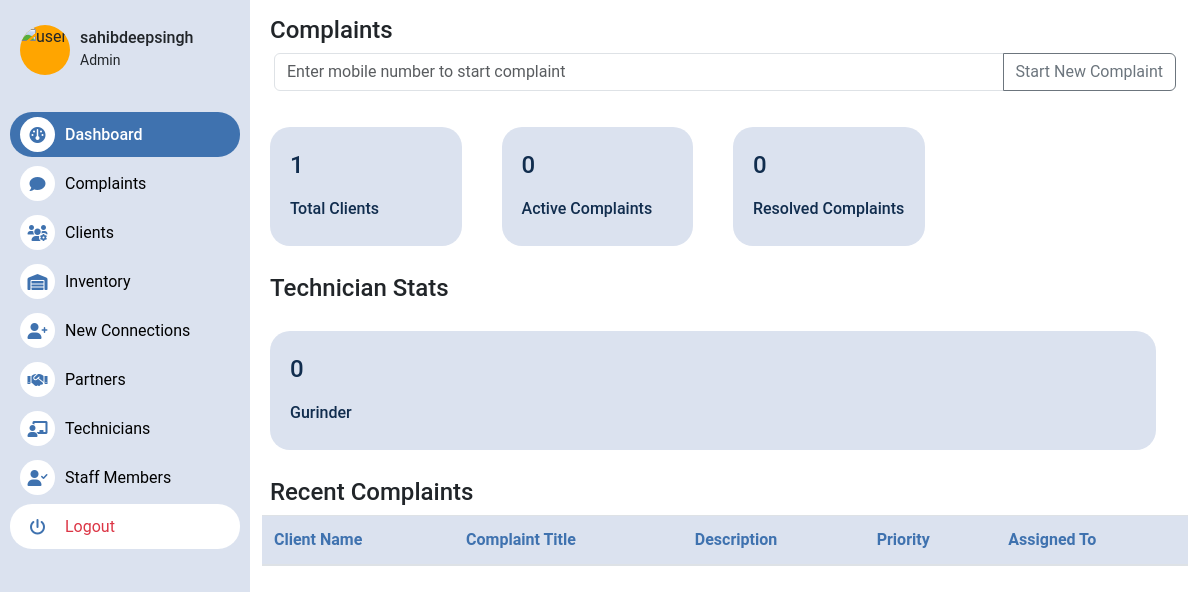
The page /complaints/ (signed in) on the database as committed earlier.
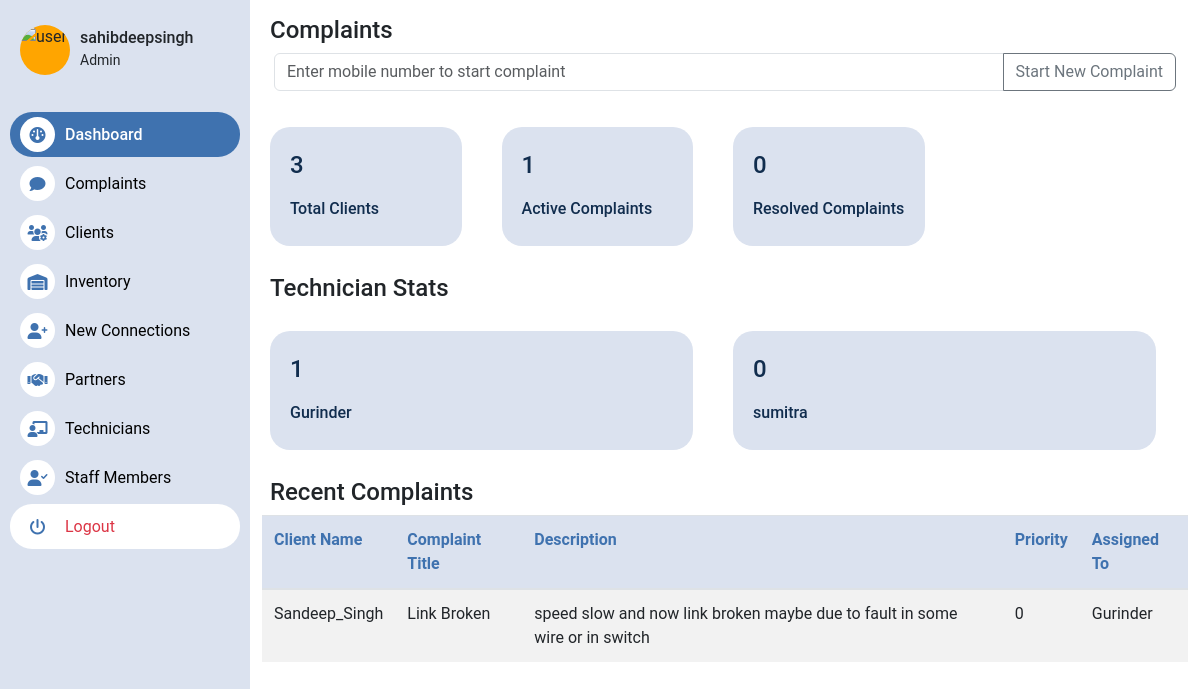
The same page on the database as committed later.
### users/models.py (models this page shows, shortened)
class Technician(models.Model):
    user = models.ForeignKey(User, on_delete=models.CASCADE)
    address = models.CharField(max_length=255, blank=True, null=True)
    city = models.CharField(max_length=255, blank=True, null=True)
    state = models.CharField(max_length=255, blank=True, null=True)
    zip_code = models.CharField(max_length=10, blank=True, null=True)
    phone = models.CharField(max_length=15, blank=True, null=True)
    addhar_number = models.TextField()
    pan_number = models.TextField()
    date_joined = models.DateTimeField(auto_now_add=False, blank=True, null=True)
    date_created = models.DateTimeField(auto_now_add=True)
    partner = models.ForeignKey(Partner, on_delete=models.CASCADE, blank=True, null=True)
    def get_complaints(self):
        return Complaint.objects.filter(assigned_to=self)

class Customer(models.Model):
    user = models.ForeignKey(User, on_delete=models.CASCADE)
    address = models.CharField(max_length=255,null=True,blank=True)
    city = models.CharField(max_length=255,null=True,blank=True)
    state = models.CharField(max_length=255,null=True,blank=True)
    zip_code = models.CharField(max_length=10,null=True,blank=True)
    phone = models.CharField(max_length=15,null=True,blank=True)
    addhar_number = models.TextField(null=True,blank=True)
    pan_number = models.TextField(null=True,blank=True)
    is_active = models.BooleanField(default=False)
    is_deleted = models.BooleanField(default=False)
    is_verified = models.BooleanField(default=False)
    customer_id = models.CharField(max_length=255,default='0')
    date_joined = models.DateTimeField(auto_now_add=False, blank=True, null=True)
    date_created = models.DateTimeField(auto_now_add=True)
    partner = models.ForeignKey(Partner, on_delete=models.CASCADE, blank=True, null=True)
    devices = models.ManyToManyField('inventory.AttachedDevice', blank=True)
    connection_type = models.CharField(max_length=255, blank=True, null=True,choices=connection_choices)
    def __str__(self):
        return self.user.username

### complaints/models.py (models this page shows, shortened)
class Complaint(models.Model):
    title = models.CharField(max_length=255)
    description = models.TextField()
    priority = models.IntegerField(max_length=255)
    assigned_to = models.ForeignKey('users.Technician', on_delete=models.CASCADE)
    created_at = models.DateTimeField(auto_now_add=True)
    updated_at = models.DateTimeField(auto_now=True)
    status = models.CharField(max_length=255, default="Pending")
    resolved_at = models.DateTimeField(blank=True, null=True)
    resolved_description = models.TextField(blank=True, null=True)
    created_by = models.ForeignKey(User, on_delete=models.CASCADE)
    customer = models.ForeignKey('users.Customer', on_delete=models.CASCADE)
    partner = models.ForeignKey('users.Partner', on_delete=models.CASCADE)
    is_resolved = models.BooleanField(default=False)
    is_active = models.BooleanField(default=True)

### complaints/views.py (the view)
# urls.py: 2. Add a URL to urlpatterns:  path('', views.home, name='home')
@group_required(("Staff","Admin","Partner"))
@login_required
def home(request):
    user = request.user
    try:
        staff = StaffMember.objects.get(user=user)
        partner = staff.partner
    except:
        pass
    try:
        partner = Partner.objects.get(user=user)
    except:
        pass
    active_complaints = Complaint.objects.filter(is_active=True,partner=partner).exclude(status="Resolved",is_resolved=True)
    resolved_complaints = Complaint.objects.filter(is_active=True, status="Resolved",is_resolved=True,partner=partner)
    unique_client_complaints = Customer.objects.filter(partner=partner).count()
    technicians = Technician.objects.filter(partner=partner)
    context = {
        "active_complaints": active_complaints,
        "resolved_complaints": resolved_complaints,
        "unique_client_complaints": unique_client_complaints,
        "technicians": technicians
    }
    return render(request, "complaints/complaints_dash.html",context)

### templates/complaints/complaints_dash.html (shortened to what this page needs)
{% extends 'home/base.html' %}
{% block content %}
<div class="container mt-3">
    <h4 class="mx-2">Complaints</h4>
    <div class="container">
        <form action="{% url 'search_user' %}" method="post">
            <div class="input-group mb-3">
                <input type="text" class="form-control" placeholder="Enter mobile number to start complaint" name="number" aria-label="Search" aria-describedby="button-addon2">
                <button class="btn btn-outline-secondary" type="submit" id="button-addon2">Start New Complaint</button>
            </div>
        </form>
    </div>
    <div class="row w-75">
            <div class="col stats">
                <p>{{unique_client_complaints}} </p>
                <h6>Total Clients</h6>
            </div>
            <div class="col stats">
                <p> {{active_complaints.count}} </p>
                <h6>Active Complaints</h6>
            </div>
            <div class="col stats">
                <p>{{resolved_complaints.count}} </p>
                <h6>Resolved Complaints</h6>
            </div>
    </div>
    <h4 class="mx-2 mt-2">Technician Stats</h4>
<div class="row w-100">
    {% for technician in technicians %}
        <div class="col stats">
            <p>{{technician.get_complaints.count}} </p>
            <h6>{{technician.user.username}}</h6>
        </div>
    {% endfor %}
</div>
    <h4 class="mx-2 mt-2">Recent Complaints</h4>
    <table class="custom-table">
        <thead>
            <tr>
                <th>Client Name</th>
                <th>Complaint Title</th>
                <th>Description</th>
                <th>Priority</th>
                <th>Assigned To</th>
            </tr>
        </thead>
        <tbody>
            {% for complaint in active_complaints %}
            <tr>
                <td>{{ complaint.customer }}</td>
                <td>{{ complaint.title }}</td>
                <td>{{ complaint.description }}</td>
                <td>{{ complaint.priority }} </td>
                <td>{{ complaint.assigned_to.user }}</td>
            </tr>
            {% endfor %}
        </tbody>
    </table>
</div>
{% endblock %}

Rows that differ between the two databases and show on the page:
computed for Technician "Gurinder": get_complaints.count "0" → "1"
added Technician: get_complaints.count "0", user.username "sumitra"
added Complaint: customer "Sandeep_Singh", title "Link Broken", description "speed slow and now link broken maybe due to fault in some wire or in switch", priority "0", assigned_to.user "Gurinder"
Other text that changed with them:
{{ unique_client_complaints }}: "1" → "3"
{{ active_complaints.count }}: "0" → "1"
